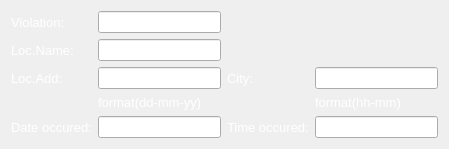
  <widget class="QWidget" name="">
   <property name="geometry">
    <rect>
     <x>42</x>
     <y>357</y>
     <width>449</width>
     <height>122</height>
    </rect>
   </property>
   <layout class="QGridLayout" name="gridLayout_3">
    <item row="0" column="0">
     <widget class="QLabel" name="label_8">
      <property name="palette">
       <palette>
        <active>
         <colorrole role="WindowText">
          <brush brushstyle="SolidPattern">
           <color alpha="255">
            <red>255</red>
            <green>255</green>
            <blue>255</blue>
           </color>
          </brush>
         </colorrole>
        </active>
        <inactive>
         <colorrole role="WindowText">
          <brush brushstyle="SolidPattern">
           <color alpha="255">
            <red>255</red>
            <green>255</green>
            <blue>255</blue>
           </color>
          </brush>
         </colorrole>
        </inactive>
        <disabled>
         <colorrole role="WindowText">
          <brush brushstyle="SolidPattern">
           <color alpha="255">
            <red>120</red>
            <green>120</green>
            <blue>120</blue>
           </color>
          </brush>
         </colorrole>
        </disabled>
       </palette>
      </property>
      <property name="font">
       <font>
        <pointsize>10</pointsize>
       </font>
      </property>
      <property name="text">
       <string>Violation:</string>
      </property>
     </widget>
    </item>
    <item row="0" column="1">
     <widget class="QLineEdit" name="violation"/>
    </item>
    <item row="1" column="0">
     <widget class="QLabel" name="label_9">
      <property name="palette">
       <palette>
        <active>
         <colorrole role="WindowText">
          <brush brushstyle="SolidPattern">
           <color alpha="255">
            <red>255</red>
            <green>255</green>
            <blue>255</blue>
           </color>
          </brush>
         </colorrole>
        </active>
        <inactive>
         <colorrole role="WindowText">
          <brush brushstyle="SolidPattern">
           <color alpha="255">
            <red>255</red>
            <green>255</green>
            <blue>255</blue>
           </color>
          </brush>
         </colorrole>
        </inactive>
        <disabled>
         <colorrole role="WindowText">
          <brush brushstyle="SolidPattern">
           <color alpha="255">
            <red>120</red>
            <green>120</green>
            <blue>120</blue>
           </color>
          </brush>
         </colorrole>
        </disabled>
       </palette>
      </property>
      <property name="font">
       <font>
        <pointsize>10</pointsize>
       </font>
      </property>
      <property name="text">
       <string>Loc.Name:</string>
      </property>
     </widget>
    </item>
    <item row="1" column="1">
     <widget class="QLineEdit" name="location_name"/>
    </item>
    <item row="2" column="0">
     <widget class="QLabel" name="label_10">
      <property name="palette">
       <palette>
        <active>
         <colorrole role="WindowText">
          <brush brushstyle="SolidPattern">
           <color alpha="255">
            <red>255</red>
            <green>255</green>
            <blue>255</blue>
           </color>
          </brush>
         </colorrole>
        </active>
        <inactive>
         <colorrole role="WindowText">
          <brush brushstyle="SolidPattern">
           <color alpha="255">
            <red>255</red>
            <green>255</green>
            <blue>255</blue>
           </color>
          </brush>
         </colorrole>
        </inactive>
        <disabled>
         <colorrole role="WindowText">
          <brush brushstyle="SolidPattern">
           <color alpha="255">
            <red>120</red>
            <green>120</green>
            <blue>120</blue>
           </color>
          </brush>
         </colorrole>
        </disabled>
       </palette>
      </property>
      <property name="font">
       <font>
        <pointsize>10</pointsize>
       </font>
      </property>
      <property name="text">
       <string>Loc.Add:</string>
      </property>
     </widget>
    </item>
    <item row="2" column="1">
     <widget class="QLineEdit" name="location_add"/>
    </item>
    <item row="2" column="2">
     <widget class="QLabel" name="label_11">
      <property name="palette">
       <palette>
        <active>
         <colorrole role="WindowText">
          <brush brushstyle="SolidPattern">
           <color alpha="255">
            <red>255</red>
            <green>255</green>
            <blue>255</blue>
           </color>
          </brush>
         </colorrole>
        </active>
        <inactive>
         <colorrole role="WindowText">
          <brush brushstyle="SolidPattern">
           <color alpha="255">
            <red>255</red>
            <green>255</green>
            <blue>255</blue>
           </color>
          </brush>
         </colorrole>
        </inactive>
        <disabled>
         <colorrole role="WindowText">
          <brush brushstyle="SolidPattern">
           <color alpha="255">
            <red>120</red>
            <green>120</green>
            <blue>120</blue>
           </color>
          </brush>
         </colorrole>
        </disabled>
       </palette>
      </property>
      <property name="font">
       <font>
        <pointsize>10</pointsize>
       </font>
      </property>
      <property name="text">
       <string>City:</string>
      </property>
     </widget>
    </item>
    <item row="2" column="3">
     <widget class="QLineEdit" name="city"/>
    </item>
    <item row="3" column="1">
     <widget class="QLabel" name="label_7">
      <property name="palette">
       <palette>
        <active>
         <colorrole role="WindowText">
          <brush brushstyle="SolidPattern">
           <color alpha="255">
            <red>255</red>
            <green>255</green>
            <blue>255</blue>
           </color>
          </brush>
         </colorrole>
        </active>
        <inactive>
         <colorrole role="WindowText">
          <brush brushstyle="SolidPattern">
           <color alpha="255">
            <red>255</red>
            <green>255</green>
            <blue>255</blue>
           </color>
          </brush>
         </colorrole>
        </inactive>
        <disabled>
         <colorrole role="WindowText">
          <brush brushstyle="SolidPattern">
           <color alpha="255">
            <red>120</red>
            <green>120</green>
            <blue>120</blue>
           </color>
          </brush>
         </colorrole>
        </disabled>
       </palette>
      </property>
      <property name="font">
       <font>
        <pointsize>10</pointsize>
       </font>
      </property>
      <property name="text">
       <string>format(dd-mm-yy)</string>
      </property>
     </widget>
    </item>
    <item row="3" column="3">
     <widget class="QLabel" name="label_23">
      <property name="palette">
       <palette>
        <active>
         <colorrole role="WindowText">
          <brush brushstyle="SolidPattern">
           <color alpha="255">
            <red>255</red>
            <green>255</green>
            <blue>255</blue>
           </color>
          </brush>
         </colorrole>
        </active>
        <inactive>
         <colorrole role="WindowText">
          <brush brushstyle="SolidPattern">
           <color alpha="255">
            <red>255</red>
            <green>255</green>
            <blue>255</blue>
           </color>
          </brush>
         </colorrole>
        </inactive>
        <disabled>
         <colorrole role="WindowText">
          <brush brushstyle="SolidPattern">
           <color alpha="255">
            <red>120</red>
            <green>120</green>
            <blue>120</blue>
           </color>
          </brush>
         </colorrole>
        </disabled>
       </palette>
      </property>
      <property name="font">
       <font>
        <pointsize>10</pointsize>
       </font>
      </property>
      <property name="text">
       <string>format(hh-mm)</string>
      </property>
     </widget>
    </item>
    <item row="4" column="0">
     <widget class="QLabel" name="label_12">
      <property name="palette">
       <palette>
        <active>
         <colorrole role="WindowText">
          <brush brushstyle="SolidPattern">
           <color alpha="255">
            <red>255</red>
            <green>255</green>
            <blue>255</blue>
           </color>
          </brush>
         </colorrole>
        </active>
        <inactive>
         <colorrole role="WindowText">
          <brush brushstyle="SolidPattern">
           <color alpha="255">
            <red>255</red>
            <green>255</green>
            <blue>255</blue>
           </color>
          </brush>
         </colorrole>
        </inactive>
        <disabled>
         <colorrole role="WindowText">
          <brush brushstyle="SolidPattern">
           <color alpha="255">
            <red>120</red>
            <green>120</green>
            <blue>120</blue>
           </color>
          </brush>
         </colorrole>
        </disabled>
       </palette>
      </property>
      <property name="font">
       <font>
        <pointsize>10</pointsize>
       </font>
      </property>
      <property name="text">
       <string>Date occured:</string>
      </property>
     </widget>
    </item>
    <item row="4" column="1">
     <widget class="QLineEdit" name="date"/>
    </item>
    <item row="4" column="2">
     <widget class="QLabel" name="label_13">
      <property name="palette">
       <palette>
        <active>
         <colorrole role="WindowText">
          <brush brushstyle="SolidPattern">
           <color alpha="255">
            <red>255</red>
            <green>255</green>
            <blue>255</blue>
           </color>
          </brush>
         </colorrole>
        </active>
        <inactive>
         <colorrole role="WindowText">
          <brush brushstyle="SolidPattern">
           <color alpha="255">
            <red>255</red>
            <green>255</green>
            <blue>255</blue>
           </color>
          </brush>
         </colorrole>
        </inactive>
        <disabled>
         <colorrole role="WindowText">
          <brush brushstyle="SolidPattern">
           <color alpha="255">
            <red>120</red>
            <green>120</green>
            <blue>120</blue>
           </color>
          </brush>
         </colorrole>
        </disabled>
       </palette>
      </property>
      <property name="font">
       <font>
        <pointsize>10</pointsize>
       </font>
      </property>
      <property name="text">
       <string>Time occured:</string>
      </property>
     </widget>
    </item>
    <item row="4" column="3">
     <widget class="QLineEdit" name="time"/>
    </item>
   </layout>
  </widget>
